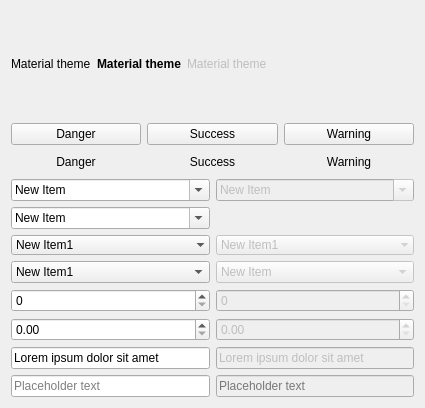
          <widget class="QWidget" name="page_4">
           <property name="geometry">
            <rect>
             <x>0</x>
             <y>0</y>
             <width>425</width>
             <height>408</height>
            </rect>
           </property>
           <attribute name="label">
            <string>Inputs</string>
           </attribute>
           <layout class="QGridLayout" name="gridLayout_21">
            <item row="0" column="1">
             <widget class="QLabel" name="label_3">
              <property name="font">
               <font>
                <weight>75</weight>
                <bold>true</bold>
               </font>
              </property>
              <property name="text">
               <string>Material theme</string>
              </property>
             </widget>
            </item>
            <item row="0" column="3">
             <spacer name="horizontalSpacer_4">
              <property name="orientation">
               <enum>Qt::Horizontal</enum>
              </property>
              <property name="sizeHint" stdset="0">
               <size>
                <width>427</width>
                <height>20</height>
               </size>
              </property>
             </spacer>
            </item>
            <item row="0" column="2">
             <widget class="QLabel" name="label">
              <property name="enabled">
               <bool>false</bool>
              </property>
              <property name="text">
               <string>Material theme</string>
              </property>
             </widget>
            </item>
            <item row="2" column="0" colspan="4">
             <layout class="QGridLayout" name="gridLayout_4">
              <item row="7" column="0">
               <widget class="QLineEdit" name="lineEdit_3">
                <property name="placeholderText">
                 <string>Placeholder text</string>
                </property>
               </widget>
              </item>
              <item row="4" column="0">
               <widget class="QSpinBox" name="spinBox"/>
              </item>
              <item row="3" column="1">
               <widget class="QComboBox" name="comboBox_4">
                <property name="enabled">
                 <bool>false</bool>
                </property>
                <item>
                 <property name="text">
                  <string>New Item</string>
                 </property>
                </item>
                <item>
                 <property name="text">
                  <string>New Item</string>
                 </property>
                </item>
                <item>
                 <property name="text">
                  <string>New Item</string>
                 </property>
                </item>
                <item>
                 <property name="text">
                  <string>New Item</string>
                 </property>
                </item>
                <item>
                 <property name="text">
                  <string>New Item</string>
                 </property>
                </item>
               </widget>
              </item>
              <item row="2" column="1">
               <widget class="QComboBox" name="comboBox_6">
                <property name="enabled">
                 <bool>false</bool>
                </property>
                <property name="frame">
                 <bool>false</bool>
                </property>
                <item>
                 <property name="text">
                  <string>New Item1</string>
                 </property>
                </item>
                <item>
                 <property name="text">
                  <string>New Item2</string>
                 </property>
                </item>
                <item>
                 <property name="text">
                  <string>New Item3</string>
                 </property>
                </item>
                <item>
                 <property name="text">
                  <string>New Item4</string>
                 </property>
                </item>
                <item>
                 <property name="text">
                  <string>New Item5</string>
                 </property>
                </item>
                <item>
                 <property name="text">
                  <string>New Item6</string>
                 </property>
                </item>
                <item>
                 <property name="text">
                  <string>New Item7</string>
                 </property>
                </item>
               </widget>
              </item>
              <item row="0" column="0">
               <widget class="QComboBox" name="comboBox">
                <property name="editable">
                 <bool>true</bool>
                </property>
                <property name="currentText">
                 <string>New Item</string>
                </property>
                <item>
                 <property name="text">
                  <string>New Item</string>
                 </property>
                </item>
                <item>
                 <property name="text">
                  <string>New Item</string>
                 </property>
                </item>
                <item>
                 <property name="text">
                  <string>New Item</string>
                 </property>
                </item>
                <item>
                 <property name="text">
                  <string>New Item</string>
                 </property>
                </item>
                <item>
                 <property name="text">
                  <string>New Item</string>
                 </property>
                </item>
               </widget>
              </item>
              <item row="5" column="0">
               <widget class="QDoubleSpinBox" name="doubleSpinBox"/>
              </item>
              <item row="1" column="0">
               <widget class="QComboBox" name="comboBox_7">
                <property name="editable">
                 <bool>true</bool>
                </property>
                <item>
                 <property name="text">
                  <string>New Item</string>
                 </property>
                </item>
                <item>
                 <property name="text">
                  <string>New Item</string>
                 </property>
                </item>
                <item>
                 <property name="text">
                  <string>New Item</string>
                 </property>
                </item>
                <item>
                 <property name="text">
                  <string>New Item</string>
                 </property>
                </item>
                <item>
                 <property name="text">
                  <string>New Item</string>
                 </property>
                </item>
               </widget>
              </item>
              <item row="6" column="0">
               <widget class="QLineEdit" name="lineEdit">
                <property name="text">
                 <string>Lorem ipsum dolor sit amet</string>
                </property>
               </widget>
              </item>
              <item row="5" column="1">
               <widget class="QDoubleSpinBox" name="doubleSpinBox_2">
                <property name="enabled">
                 <bool>false</bool>
                </property>
               </widget>
              </item>
              <item row="4" column="1">
               <widget class="QSpinBox" name="spinBox_2">
                <property name="enabled">
                 <bool>false</bool>
                </property>
               </widget>
              </item>
              <item row="0" column="1">
               <widget class="QComboBox" name="comboBox_3">
                <property name="enabled">
                 <bool>false</bool>
                </property>
                <property name="editable">
                 <bool>true</bool>
                </property>
                <item>
                 <property name="text">
                  <string>New Item</string>
                 </property>
                </item>
                <item>
                 <property name="text">
                  <string>New Item</string>
                 </property>
                </item>
                <item>
                 <property name="text">
                  <string>New Item</string>
                 </property>
                </item>
                <item>
                 <property name="text">
                  <string>New Item</string>
                 </property>
                </item>
                <item>
                 <property name="text">
                  <string>New Item</string>
                 </property>
                </item>
                <item>
                 <property name="text">
                  <string>New Item</string>
                 </property>
                </item>
               </widget>
              </item>
              <item row="6" column="1">
               <widget class="QLineEdit" name="lineEdit_2">
                <property name="enabled">
                 <bool>false</bool>
                </property>
                <property name="text">
                 <string>Lorem ipsum dolor sit amet</string>
                </property>
               </widget>
              </item>
              <item row="3" column="0">
               <widget class="QComboBox" name="comboBox_2">
                <item>
                 <property name="text">
                  <string>New Item1</string>
                 </property>
                </item>
                <item>
                 <property name="text">
                  <string>New Item2</string>
                 </property>
                </item>
                <item>
                 <property name="text">
                  <string>New Item3</string>
                 </property>
                </item>
                <item>
                 <property name="text">
                  <string>New Item4</string>
                 </property>
                </item>
                <item>
                 <property name="text">
                  <string>New Item5</string>
                 </property>
                </item>
                <item>
                 <property name="text">
                  <string>New Item6</string>
                 </property>
                </item>
                <item>
                 <property name="text">
                  <string>New Item7</string>
                 </property>
                </item>
               </widget>
              </item>
              <item row="2" column="0">
               <widget class="QComboBox" name="comboBox_5">
                <property name="frame">
                 <bool>false</bool>
                </property>
                <item>
                 <property name="text">
                  <string>New Item1</string>
                 </property>
                </item>
                <item>
                 <property name="text">
                  <string>New Item2</string>
                 </property>
                </item>
                <item>
                 <property name="text">
                  <string>New Item3</string>
                 </property>
                </item>
                <item>
                 <property name="text">
                  <string>New Item4</string>
                 </property>
                </item>
                <item>
                 <property name="text">
                  <string>New Item5</string>
                 </property>
                </item>
                <item>
                 <property name="text">
                  <string>New Item6</string>
                 </property>
                </item>
                <item>
                 <property name="text">
                  <string>New Item7</string>
                 </property>
                </item>
               </widget>
              </item>
              <item row="7" column="1">
               <widget class="QLineEdit" name="lineEdit_4">
                <property name="enabled">
                 <bool>false</bool>
                </property>
                <property name="placeholderText">
                 <string>Placeholder text</string>
                </property>
               </widget>
              </item>
             </layout>
            </item>
            <item row="0" column="0">
             <widget class="QLabel" name="label_2">
              <property name="text">
               <string>Material theme</string>
              </property>
             </widget>
            </item>
            <item row="1" column="0" colspan="4">
             <layout class="QGridLayout" name="gridLayout_7">
              <item row="0" column="0">
               <widget class="QPushButton" name="pushButton_18">
                <property name="text">
                 <string>Danger</string>
                </property>
                <property name="class" stdset="0">
                 <string>danger</string>
                </property>
               </widget>
              </item>
              <item row="1" column="1">
               <widget class="QPushButton" name="pushButton_22">
                <property name="text">
                 <string>Success</string>
                </property>
                <property name="flat">
                 <bool>true</bool>
                </property>
                <property name="class" stdset="0">
                 <string>success</string>
                </property>
               </widget>
              </item>
              <item row="0" column="2">
               <widget class="QPushButton" name="pushButton_19">
                <property name="text">
                 <string>Warning</string>
                </property>
                <property name="class" stdset="0">
                 <string>warning</string>
                </property>
               </widget>
              </item>
              <item row="1" column="2">
               <widget class="QPushButton" name="pushButton_21">
                <property name="text">
                 <string>Warning</string>
                </property>
                <property name="flat">
                 <bool>true</bool>
                </property>
                <property name="class" stdset="0">
                 <string>warning</string>
                </property>
               </widget>
              </item>
              <item row="0" column="1">
               <widget class="QPushButton" name="pushButton_20">
                <property name="text">
                 <string>Success</string>
                </property>
                <property name="class" stdset="0">
                 <string>success</string>
                </property>
               </widget>
              </item>
              <item row="1" column="0">
               <widget class="QPushButton" name="pushButton_23">
                <property name="text">
                 <string>Danger</string>
                </property>
                <property name="flat">
                 <bool>true</bool>
                </property>
                <property name="class" stdset="0">
                 <string>danger</string>
                </property>
               </widget>
              </item>
             </layout>
            </item>
           </layout>
          </widget>
